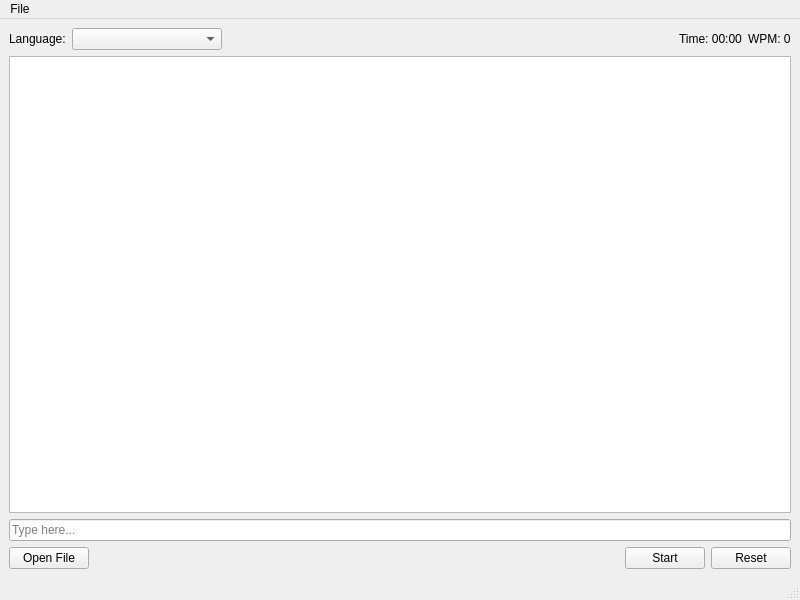
<?xml version="1.0" encoding="UTF-8"?>
<ui version="4.0">
 <class>MainWindow</class>
 <widget class="QMainWindow" name="MainWindow">
  <property name="geometry">
   <rect>
    <x>0</x>
    <y>0</y>
    <width>800</width>
    <height>600</height>
   </rect>
  </property>
  <property name="windowTitle">
   <string>Typing Test</string>
  </property>
  <widget class="QWidget" name="centralwidget">
   <layout class="QVBoxLayout" name="verticalLayout">
    <item>
     <layout class="QHBoxLayout" name="topLayout">
      <item>
       <widget class="QLabel" name="languageLabel">
        <property name="text">
         <string>Language:</string>
        </property>
        <property name="visible">
         <bool>false</bool>
        </property>
       </widget>
      </item>
      <item>
       <widget class="QComboBox" name="languageComboBox">
        <property name="minimumSize">
         <size>
          <width>150</width>
          <height>0</height>
         </size>
        </property>
        <property name="visible">
         <bool>false</bool>
        </property>
       </widget>
      </item>
      <item>
       <spacer name="horizontalSpacer">
        <property name="orientation">
         <enum>Qt::Horizontal</enum>
        </property>
        <property name="sizeHint" stdset="0">
         <size>
          <width>40</width>
          <height>20</height>
         </size>
        </property>
       </spacer>
      </item>
      <item>
       <widget class="QLabel" name="timerLabel">
        <property name="text">
         <string>Time: 00:00</string>
        </property>
       </widget>
      </item>
      <item>
       <widget class="QLabel" name="wpmLabel">
        <property name="text">
         <string>WPM: 0</string>
        </property>
       </widget>
      </item>
     </layout>
    </item>
    <item>
     <widget class="QTextEdit" name="textDisplay">
      <property name="readOnly">
       <bool>true</bool>
      </property>
     </widget>
    </item>
    <item>
     <widget class="QLineEdit" name="inputLineEdit">
      <property name="placeholderText">
       <string>Type here...</string>
      </property>
     </widget>
    </item>
    <item>
     <layout class="QHBoxLayout" name="bottomLayout">
      <item>
       <widget class="QPushButton" name="openFileButton">
        <property name="text">
         <string>Open File</string>
        </property>
        <property name="visible">
         <bool>false</bool>
        </property>
       </widget>
      </item>
      <item>
       <spacer name="horizontalSpacer_2">
        <property name="orientation">
         <enum>Qt::Horizontal</enum>
        </property>
        <property name="sizeHint" stdset="0">
         <size>
          <width>40</width>
          <height>20</height>
         </size>
        </property>
       </spacer>
      </item>
      <item>
       <widget class="QPushButton" name="startButton">
        <property name="text">
         <string>Start</string>
        </property>
        <property name="visible">
         <bool>false</bool>
        </property>
       </widget>
      </item>
      <item>
       <widget class="QPushButton" name="resetButton">
        <property name="text">
         <string>Reset</string>
        </property>
        <property name="visible">
         <bool>false</bool>
        </property>
       </widget>
      </item>
     </layout>
    </item>
   </layout>
  </widget>
  <widget class="QMenuBar" name="menubar">
   <property name="geometry">
    <rect>
     <x>0</x>
     <y>0</y>
     <width>800</width>
     <height>20</height>
    </rect>
   </property>
   <widget class="QMenu" name="menuFile">
    <property name="title">
     <string>File</string>
    </property>
    <addaction name="actionOpen"/>
    <addaction name="actionExit"/>
   </widget>
   <addaction name="menuFile"/>
  </widget>
  <widget class="QStatusBar" name="statusbar"/>
  <action name="actionOpen">
   <property name="text">
    <string>Open...</string>
   </property>
  </action>
  <action name="actionExit">
   <property name="text">
    <string>Exit</string>
   </property>
  </action>
 </widget>
 <resources/>
 <connections/>
</ui>
